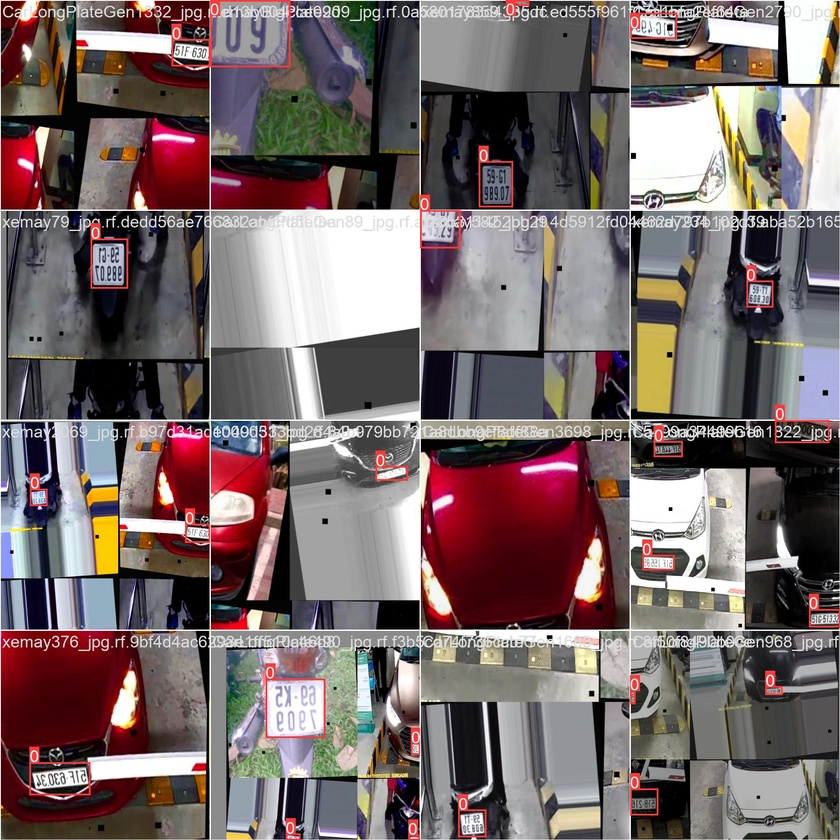
#> input picture runs/detect/train/train_batch0.jpg, 840 x 840 px, shrunk from 1920 x 1920 before the run, given in place of testVideo5.mp4, which was not available
$ python canny-vid.py
#> lines starting #> are read from the running program, lines starting #| are printed output that depends on the picture; pictures that were not available may be replaced by others from this repository, and a replacement may not be noted
#> further down, frame is the input picture: shape (840, 840, 3); mean B, G, R 105.4, 105.3, 119.5
import cv2
import numpy as np

def canny_edge_detection(frame):
    # Convert the frame to grayscale
    gray = cv2.cvtColor(frame, cv2.COLOR_BGR2GRAY)
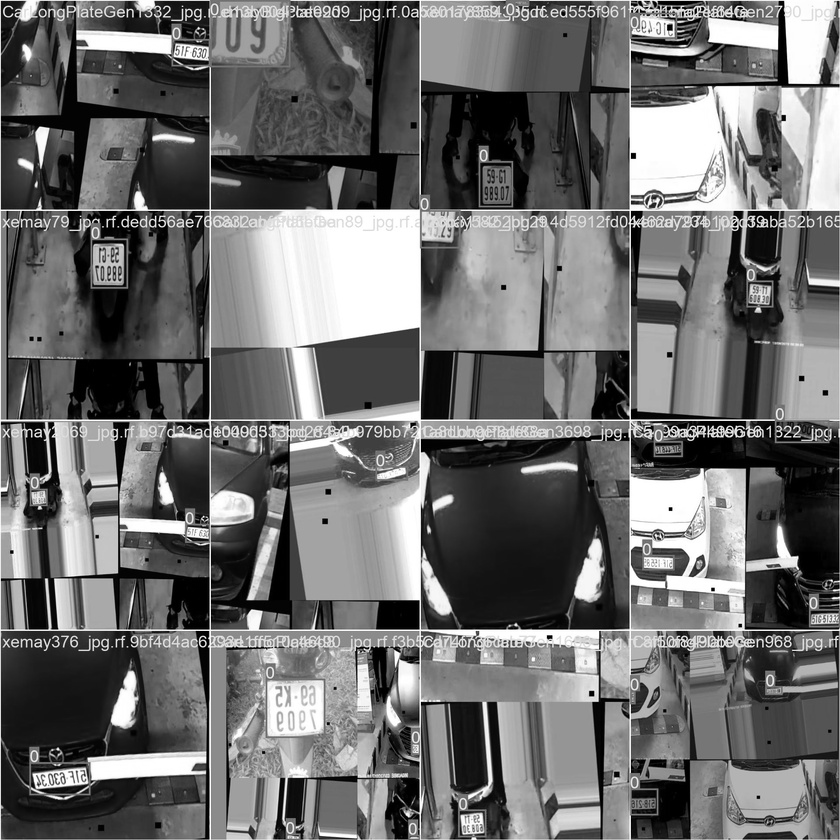
#> gray: shape (840, 840); min 0, max 255, mean 109.6

    # Apply Gaussian blur to reduce noise
    blurred = cv2.GaussianBlur(gray, (5, 5), 0)

    # Detect edges using Canny edge detection
    edges = cv2.Canny(blurred, 50, 150)
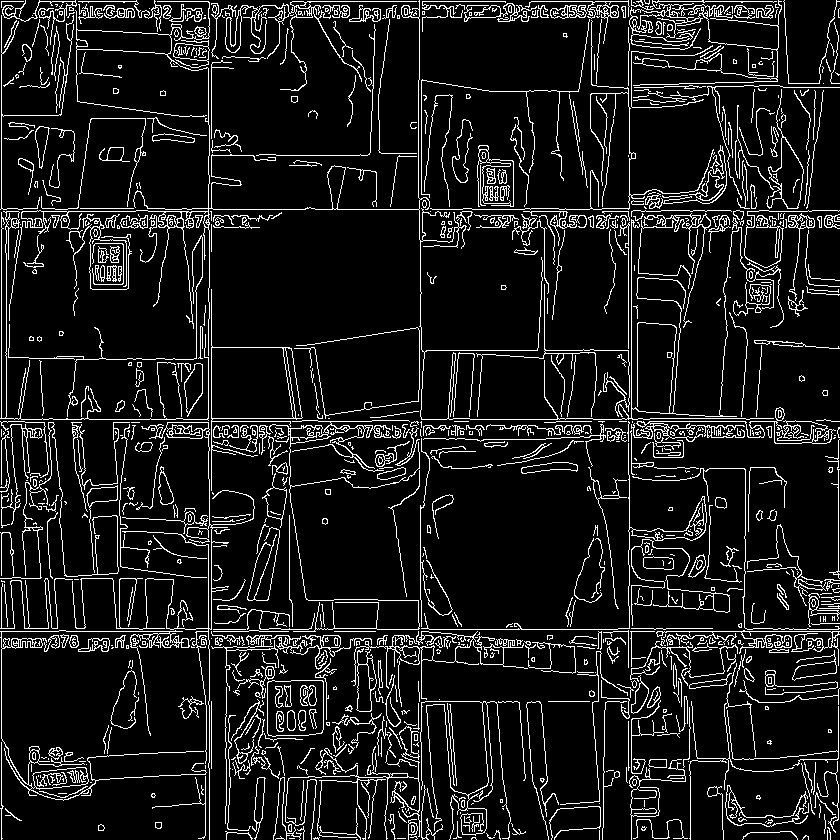
#> edges: shape (840, 840); 10.2% white in thin lines or dots

    return edges

# Replace 'path_to_recorded_video' with the actual path to your video file
video_path = 'C:\YOLOv8_and_Canny_Edge\Plate-Character-Recognition-with-Canny-Edge\\license_dataset\\videos\\testVideo5.mp4'
output_path = 'C:\YOLOv8_and_Canny_Edge\Plate-Character-Recognition-with-Canny-Edge\\license_dataset\\videos\\cannyTest.mp4'  # Modify this for the output video

# Open the video file
video_capture = cv2.VideoCapture(video_path)

# Get video properties
frame_width = int(video_capture.get(cv2.CAP_PROP_FRAME_WIDTH))
frame_height = int(video_capture.get(cv2.CAP_PROP_FRAME_HEIGHT))
fps = int(video_capture.get(cv2.CAP_PROP_FPS))
num_frames = int(video_capture.get(cv2.CAP_PROP_FRAME_COUNT))

# Define the codec and create VideoWriter object to save the processed video
fourcc = cv2.VideoWriter_fourcc(*'mp4v')  # Use 'mp4v' for H.264 codec
out = cv2.VideoWriter(output_path, fourcc, fps, (frame_width, frame_height), isColor=False)

# Process each frame of the video
while True:
    ret, frame = video_capture.read()
    if not ret:
        break

    # Apply Canny edge detection to the frame
    edges = canny_edge_detection(frame)

    # Write the processed frame to the output video
    out.write(edges)

    # Display the original video with Canny edges (optional, for real-time visualization)
    cv2.imshow('Canny Edge Detection', edges)

    # Press 'q' to stop processing the video
    if cv2.waitKey(1) & 0xFF == ord('q'):
#> (key q is pressed here)
        break

# Release video capture and writer objects
video_capture.release()
out.release()

# Close all OpenCV windows
cv2.destroyAllWindows()

$ run again, on runs/detect/train/train_batch1.jpg
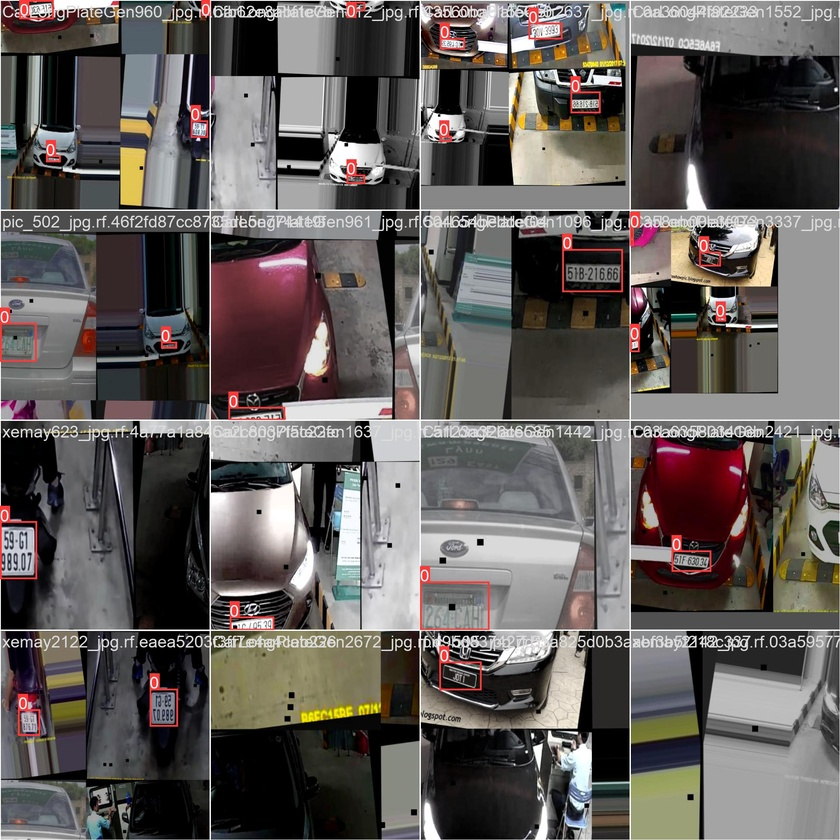
#> input picture runs/detect/train/train_batch1.jpg, 840 x 840 px, shrunk from 1920 x 1920 before the run, given in place of testVideo5.mp4, which was not available
#> frame is the input picture: shape (840, 840, 3); mean B, G, R 89.6, 92.1, 97.5
#> in canny_edge_detection, `gray = cv2.cvtColor(frame, cv2.COLOR_BGR2GRAY)`:
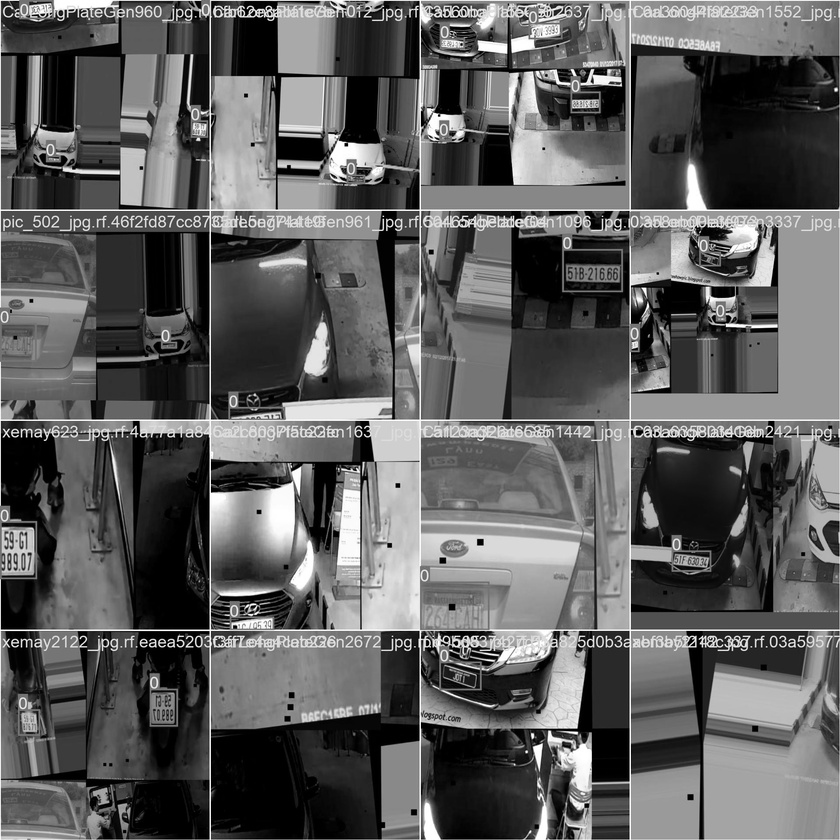
#> gray: shape (840, 840); min 0, max 255, mean 93.4
#> in canny_edge_detection, `edges = cv2.Canny(blurred, 50, 150)`:
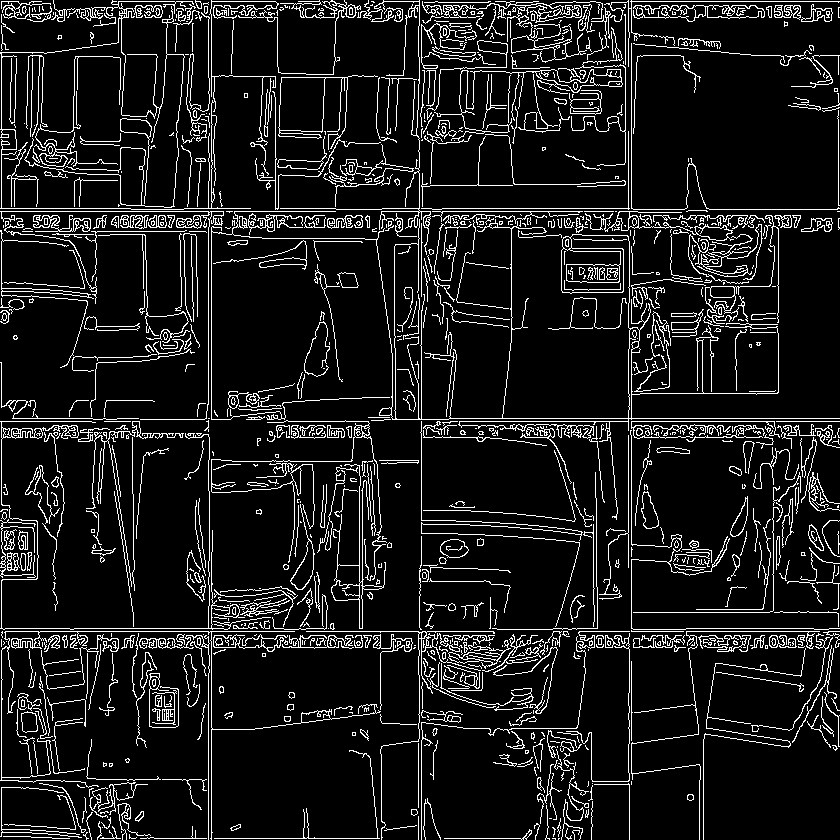
#> edges: shape (840, 840); 10.2% white in thin lines or dots

$ run again, on runs/detect/train/train_batch2.jpg
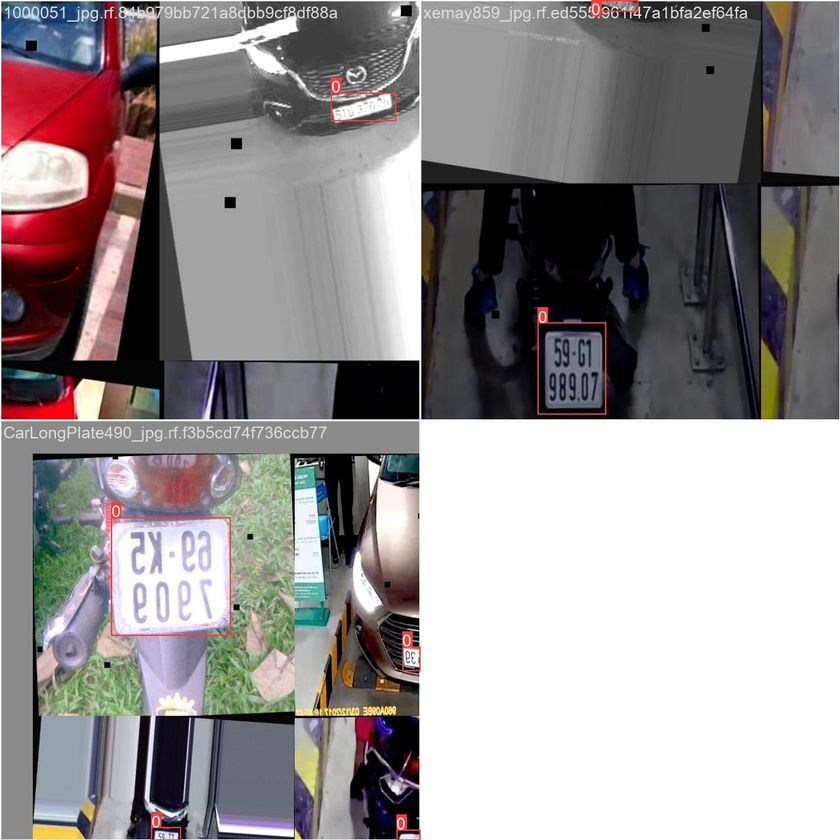
#> input picture runs/detect/train/train_batch2.jpg, 840 x 840 px, shrunk from 1280 x 1280 before the run, given in place of testVideo5.mp4, which was not available
#> frame is the input picture: shape (840, 840, 3); mean B, G, R 146, 145.1, 150.6
#> in canny_edge_detection, `gray = cv2.cvtColor(frame, cv2.COLOR_BGR2GRAY)`:
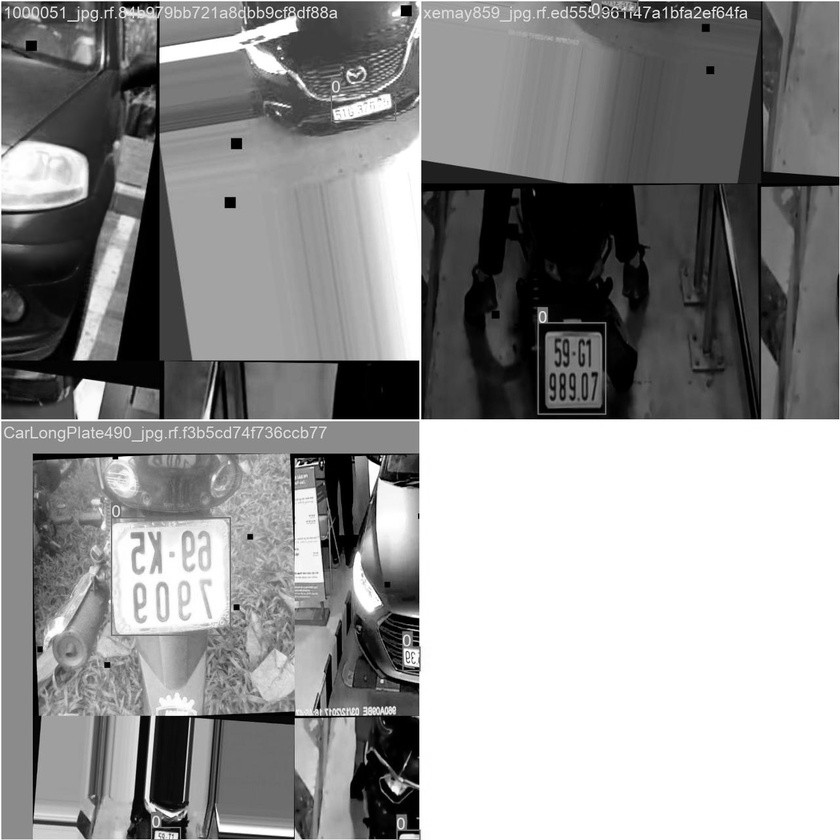
#> gray: shape (840, 840); min 0, max 255, mean 146.8
#> in canny_edge_detection, `edges = cv2.Canny(blurred, 50, 150)`:
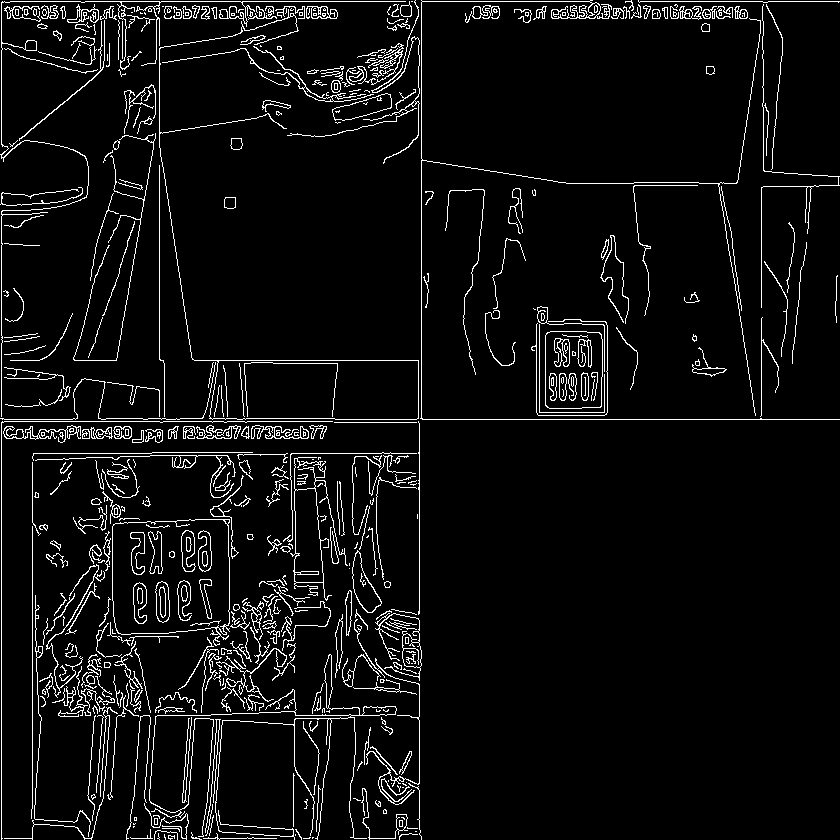
#> edges: shape (840, 840); 5.6% white in thin lines or dots
